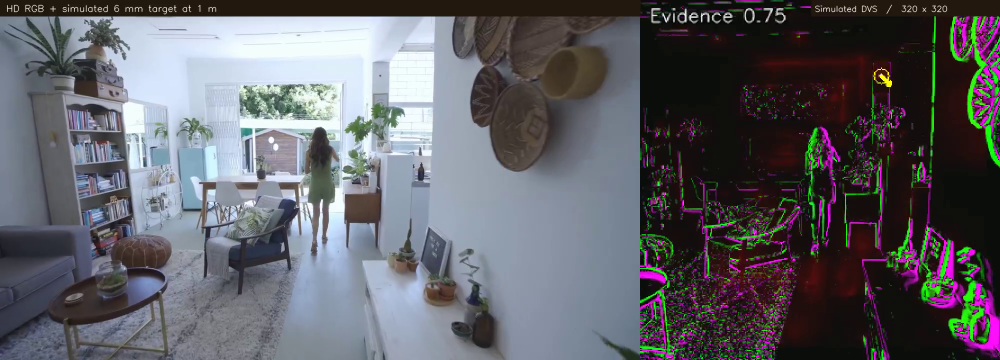
#> input picture frame 10 of media/stmd_tuned_1m_HD_short.mp4, 2000 x 720 px, given in place of source_indoor_walking.mp4, which was not available (shown at 1/2 size)
$ python render_hd.py
#> lines starting #> are read from the running program, lines starting #| are printed output that depends on the picture
### benchmark.py
"""Tuned, de novo, full-field STMD-like experiment.

Input: a real house video. Projected mosquito target size is parameterized by
body length, distance, sensor FOV, and spatial sensor resolution.

This is NOT a transistor-level or full connectomic model, and the right panels
are bright frame-derived DVS-style visualizations, NOT genuine asynchronous data.

In particular neither target ground truth nor dot-free frames enter the
per-frame detection pathway. Dot-free frames are used solely to calibrate a
single global scalar threshold and to measure false-alarm rates.
"""
import csv, math, os, time
from pathlib import Path
import cv2, numpy as np, pandas as pd, matplotlib.pyplot as plt
from stmd_model import Detector,stamp,apparent_diameter_px

ROOT=Path(__file__).resolve().parent
SOURCE=ROOT/'data'/'source_indoor_walking.mp4'
N=500
FPS=25.0
SIDE=320
CONDITIONS=[(.5,'50cm'),(1.0,'1m'),(2.0,'2m')]
CONFIGS=[{'decay':0.85,'density_weight':0.0}, {'decay':0.85,'density_weight':16.0}]
MOSQUITO_LENGTH_MM=6.0
FOV_DEG=84.0
cv2.setNumThreads(2)

def load_input():
    cap=cv2.VideoCapture(str(SOURCE))
    fps=cap.get(cv2.CAP_PROP_FPS)
    images=[]
    while True:
        ok,fr=cap.read()
#> fr is the input picture: shape (720, 2000, 3); mean B, G, R 101.8, 95.8, 95.7
        if not ok:break
        h,w=fr.shape[:2]
#> h = 720; w = 2000
        fr=cv2.resize(fr,(int(round(w*SIDE/h)),SIDE),interpolation=cv2.INTER_AREA)
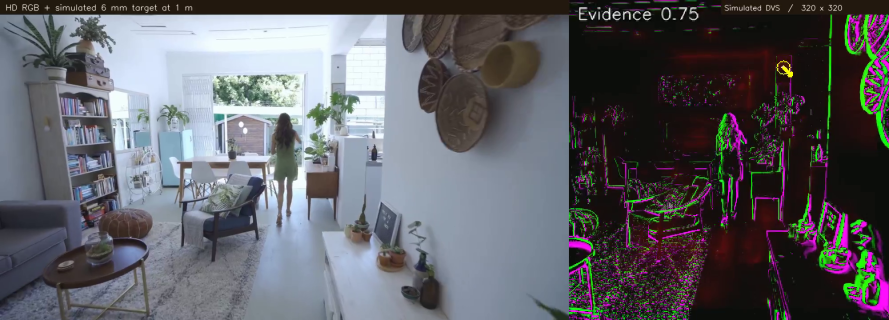
#> fr: shape (320, 889, 3); mean B, G, R 101.8, 95.8, 95.7
        x=(fr.shape[1]-SIDE)//2
#> x = 284
        images.append(fr[:,x:x+SIDE])
    cap.release()
    return np.asarray(images,dtype=np.uint8), float(fps)

# [31 lines left out: functions make_20s, target_path, apply_target, not called in this run]


def detectors():
    return [Detector(**cfg) for cfg in CONFIGS]

# [131 lines left out: functions evaluate_frames, draw_title, movie_with_four_panels, calibrate, metrics, main, not called in this run]

# [7 lines that do not run on import are left out]

### render_hd.py
"""Recompute tuned-STMD detections and make HD RGB / 320px DVS-style media.

No ground-truth target position is passed into the detector.
The DVS-style view is a frame-difference VISUALIZATION; the detector sees RGB->gray frames.

HD left: full-width original 1920x1080 footage rescaled to 1280x720,
with the synthetic disk drawn at the registered target location.
Right: 320x320 event-style response from the tuned 320x320 detector, scaled to
720x720 by nearest-neighbor interpolation solely for display.

Note: "20s" means 14.6 seconds of footage plus 5.4s with final frames
played in reverse, not slowed down. The README GIF uses only forward footage.
"""
from __future__ import annotations
import argparse
import shutil
import subprocess
from pathlib import Path
import cv2
import numpy as np
import pandas as pd
import benchmark as b
from stmd_model import stamp, apparent_diameter_px

ROOT=Path(__file__).resolve().parent
MEDIA=ROOT/'media'
VIDEO=ROOT/'data'/'source_indoor_walking.mp4'
SENSOR=320
FPS=25
LEFT_W=1280
LEFT_H=720
RIGHT=720


def ffmpeg_writer(path:Path, width:int, height:int, crf=29):
    exe=shutil.which('ffmpeg')
    if not exe:raise RuntimeError('ffmpeg command not found on PATH')
    proc=subprocess.Popen([exe,'-y','-loglevel','error',
           '-f','rawvideo','-pix_fmt','bgr24','-s',f'{width}x{height}',
           '-r',str(FPS),'-i','-','-an','-c:v','libx264',
           '-preset','veryfast','-crf',str(crf),'-pix_fmt','yuv420p',
           '-movflags','+faststart',str(path)],stdin=subprocess.PIPE,stderr=subprocess.PIPE)
    return proc


def close(proc):
    proc.stdin.close(); err=proc.stderr.read().decode(errors='replace'); proc.wait()
    if proc.returncode:raise RuntimeError(f'ffmpeg failed: {err[-2000:]}')


def load_full_source():
    c=cv2.VideoCapture(str(VIDEO));out=[]
    while True:
        ok,f=c.read()
        if not ok:break
        out.append(cv2.resize(f,(LEFT_W,LEFT_H),interpolation=cv2.INTER_AREA))
    c.release()
    return out


def high_res_overlay(base_hd, pos, diameter_sensor):
    """Separate visual depiction registered to detector input; not detector input."""
    rgb=base_hd.copy()
    # Source 1920x1080 -> width 569 x height 320 -> central 320 crop.
    resized_w=round(1920*SENSOR/1080)
    left_crop=(resized_w-SENSOR)//2
    scale=LEFT_H/SENSOR
    x=round((pos[0]+left_crop)*scale)
    y=round(pos[1]*scale)
    stamp(rgb,(x,y),diameter_sensor*scale,blur=.42*scale)
    return rgb


def add_labels(frame):
    # DVS event display is illustrative, not actual sensor data
    cv2.rectangle(frame,(0,0),(LEFT_W,32),(17,26,36),-1)
    cv2.rectangle(frame,(LEFT_W+342,0),(LEFT_W+RIGHT,32),(17,26,36),-1)
    cv2.putText(frame,'HD RGB + simulated 6 mm target at 1 m',(12,23),cv2.FONT_HERSHEY_SIMPLEX,.62,(247,250,252),1,cv2.LINE_AA)
    cv2.putText(frame,'Simulated DVS  /  320 x 320',(LEFT_W+349,23),cv2.FONT_HERSHEY_SIMPLEX,.55,(247,250,252),1,cv2.LINE_AA)
    return frame


def generate(start=100, clip_frames=100, quick=False):
    MEDIA.mkdir(exist_ok=True)
    frames_original, source_fps=b.load_input()
    if abs(source_fps-FPS)>.1:raise RuntimeError('Expected original 25 fps footage')
    frames320=b.make_20s(frames_original)
    thresholds=b.calibrate(frames320)
    # The original tuned experiment injects the dot *after* spatial resampling.
    withdot,gt,diameter=b.apply_target(frames320,1.0)
    df,dvs=b.evaluate_frames(withdot,thresholds,gt=gt,make_vis=True)
    print('Tuned 1m, 100:250 correct fraction:',df.correct.iloc[100:250].mean(),flush=True)
    df.to_csv(MEDIA/'1m_hd_video_detections.csv',index=False)
    full=load_full_source()
    # Original 365 frames then final 135 reversed (same indexing as benchmark).
    indices=list(range(len(full))) + list(range(len(full)-2,len(full)-2-(500-len(full)),-1))
    if len(indices)!=len(dvs):raise AssertionError('index mismatch')
    full_out=MEDIA/'stmd_tuned_1m_HD_20s.mp4'
    short_out=MEDIA/'stmd_tuned_1m_HD_short.mp4'
    gif_out=MEDIA/'stmd_tuned_1m_demo.gif'
    w=LEFT_W+RIGHT;h=LEFT_H
    full_writer=None if quick else ffmpeg_writer(full_out,w,h,crf=30)
    short_writer=ffmpeg_writer(short_out,w,h,crf=26)
    preview=MEDIA/'stmd_tuned_1m_HD_still.jpg'
    max_frames=len(dvs)
    for i in range(max_frames):
        if full_writer is None and not(start <= i < start+clip_frames):continue
        im=high_res_overlay(full[indices[i]],gt[i],diameter)
        right=cv2.resize(dvs[i],(RIGHT,RIGHT),interpolation=cv2.INTER_NEAREST)
        panel=add_labels(np.hstack([im,right]))
        if full_writer is not None: full_writer.stdin.write(panel.tobytes())
        if start<=i<start+clip_frames:
            short_writer.stdin.write(panel.tobytes())
        if i==start+clip_frames//2:
            cv2.imwrite(str(preview),panel,[cv2.IMWRITE_JPEG_QUALITY,93])
    if full_writer is not None: close(full_writer)
    close(short_writer)
    # GIF: short GIF preview that GitHub README embeds, no external links required.
    # ffmpeg palette workflow, use 8 fps and 960px output width for small size.
    palette=MEDIA/'_palette.png'
    filter1='fps=8,scale=960:-1:flags=lanczos,palettegen=max_colors=96:stats_mode=diff'
    subprocess.run(['ffmpeg','-y','-loglevel','error','-i',str(short_out),'-vf',filter1,str(palette)],check=True)
    filter2='fps=8,scale=960:-1:flags=lanczos [x]; [x][1:v] paletteuse=dither=bayer:bayer_scale=5:diff_mode=rectangle'
    subprocess.run(['ffmpeg','-y','-loglevel','error','-i',str(short_out),'-i',str(palette),'-lavfi',filter2,'-loop','0',str(gif_out)],check=True)
    palette.unlink(missing_ok=True)
    print('done',[(p.name,round(p.stat().st_size/1024**2,2)) for p in [short_out,gif_out] if p.exists()],flush=True)
    if full_writer is not None:print('full',full_out.stat().st_size/1024**2,flush=True)

if __name__=='__main__':
    p=argparse.ArgumentParser()
    p.add_argument('--start',type=int,default=100)
    p.add_argument('--clip-frames',type=int,default=100)
    p.add_argument('--short-only',action='store_true',help='Skip the full 20s MP4')
    args=p.parse_args()
    generate(start=args.start,clip_frames=args.clip_frames,quick=args.short_only)

$ run again, starting later in the video
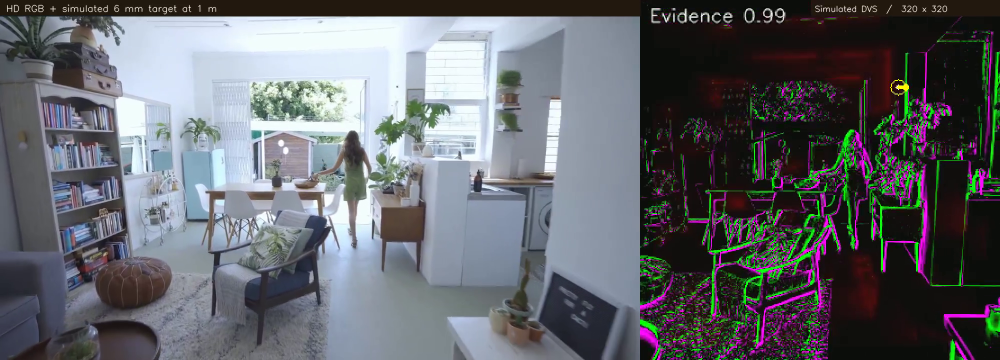
#> input picture frame 45 of media/stmd_tuned_1m_HD_short.mp4, 2000 x 720 px, given in place of source_indoor_walking.mp4, which was not available (shown at 1/2 size)
#> in load_input, fr is the input picture: shape (720, 2000, 3); mean B, G, R 106.7, 101.2, 98.9
#> in load_input, `fr=cv2.resize(fr,(int(round(w*SIDE/h)),SIDE),interpolation=cv2.INTER_A..`:
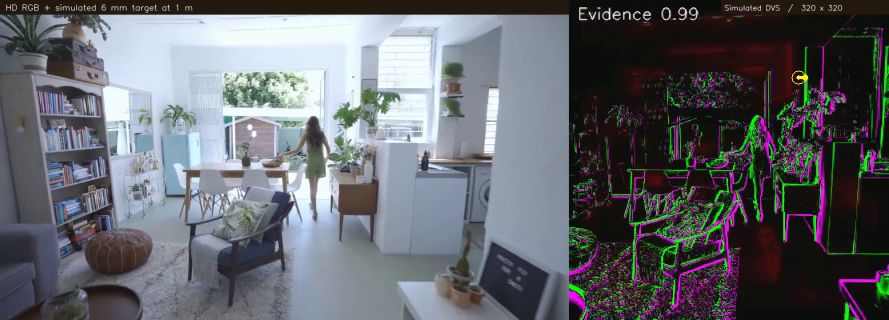
#> fr: shape (320, 889, 3); mean B, G, R 106.7, 101.2, 98.9

$ run again, starting later in the video
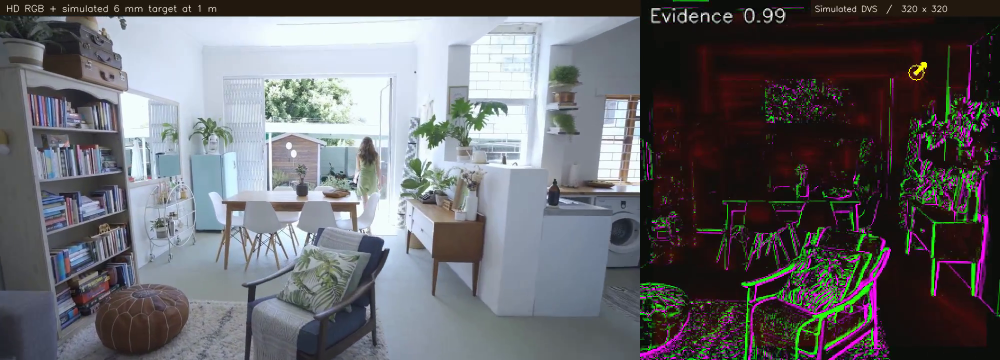
#> input picture frame 80 of media/stmd_tuned_1m_HD_short.mp4, 2000 x 720 px, given in place of source_indoor_walking.mp4, which was not available (shown at 1/2 size)
#> in load_input, fr is the input picture: shape (720, 2000, 3); mean B, G, R 106.3, 101.9, 102
#> in load_input, `fr=cv2.resize(fr,(int(round(w*SIDE/h)),SIDE),interpolation=cv2.INTER_A..`:
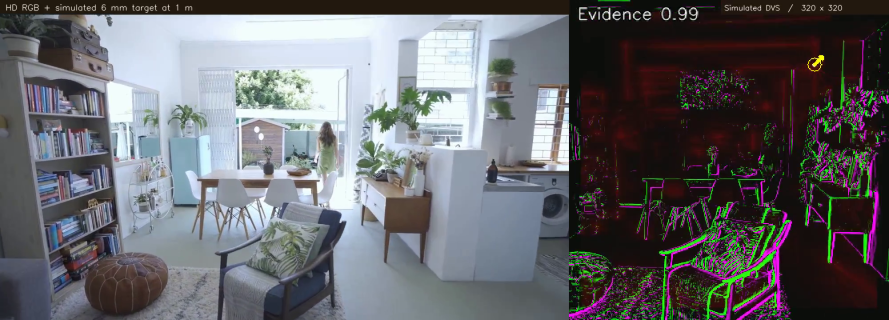
#> fr: shape (320, 889, 3); mean B, G, R 106.3, 101.9, 102
